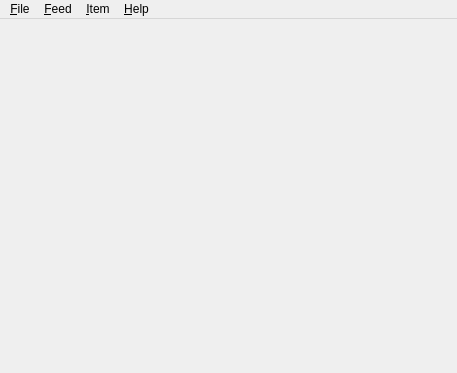
<?xml version="1.0" encoding="UTF-8"?>
<ui version="4.0">
 <class>grov::Main_window</class>
 <widget class="QMainWindow" name="grov::Main_window">
  <property name="geometry">
   <rect>
    <x>0</x>
    <y>0</y>
    <width>457</width>
    <height>373</height>
   </rect>
  </property>
  <property name="windowTitle">
   <string>Google Reader Offline Viewer</string>
  </property>
  <widget class="QWidget" name="parent_widget">
   <property name="sizePolicy">
    <sizepolicy hsizetype="Maximum" vsizetype="Maximum">
     <horstretch>0</horstretch>
     <verstretch>0</verstretch>
    </sizepolicy>
   </property>
   <layout class="QVBoxLayout" name="verticalLayout">
    <property name="margin">
     <number>0</number>
    </property>
    <item>
     <widget class="grov::main_window::Viewer" name="viewer" native="true"/>
    </item>
   </layout>
  </widget>
  <widget class="QMenuBar" name="menubar">
   <property name="geometry">
    <rect>
     <x>0</x>
     <y>0</y>
     <width>457</width>
     <height>23</height>
    </rect>
   </property>
   <widget class="QMenu" name="file_menu">
    <property name="title">
     <string>&amp;File</string>
    </property>
    <addaction name="go_offline"/>
    <addaction name="discard_all_offline_data"/>
    <addaction name="flush_offline_data"/>
    <addaction name="quit"/>
   </widget>
   <widget class="QMenu" name="feed_menu">
    <property name="title">
     <string>&amp;Feed</string>
    </property>
    <addaction name="previous_unread_feed_or_label"/>
    <addaction name="next_unread_feed_or_label"/>
    <addaction name="previous_item"/>
    <addaction name="next_item"/>
   </widget>
   <widget class="QMenu" name="help_menu">
    <property name="title">
     <string>&amp;Help</string>
    </property>
    <addaction name="about"/>
   </widget>
   <widget class="QMenu" name="item_menu">
    <property name="title">
     <string>&amp;Item</string>
    </property>
    <addaction name="go_to_item_page"/>
    <addaction name="star"/>
   </widget>
   <addaction name="file_menu"/>
   <addaction name="feed_menu"/>
   <addaction name="item_menu"/>
   <addaction name="help_menu"/>
  </widget>
  <action name="quit">
   <property name="text">
    <string>&amp;Quit</string>
   </property>
   <property name="shortcut">
    <string>Ctrl+Q</string>
   </property>
   <property name="shortcutContext">
    <enum>Qt::WindowShortcut</enum>
   </property>
  </action>
  <action name="go_offline">
   <property name="text">
    <string>Go &amp;offline</string>
   </property>
   <property name="shortcut">
    <string>Ctrl+O</string>
   </property>
   <property name="visible">
    <bool>true</bool>
   </property>
  </action>
  <action name="flush_offline_data">
   <property name="text">
    <string>&amp;Flush offline data</string>
   </property>
   <property name="shortcut">
    <string>Ctrl+O</string>
   </property>
  </action>
  <action name="next_item">
   <property name="text">
    <string>&amp;Next item</string>
   </property>
   <property name="shortcut">
    <string>J</string>
   </property>
  </action>
  <action name="previous_item">
   <property name="text">
    <string>&amp;Previous item</string>
   </property>
   <property name="shortcut">
    <string>K</string>
   </property>
  </action>
  <action name="discard_all_offline_data">
   <property name="text">
    <string>&amp;Discard all offline data</string>
   </property>
   <property name="shortcut">
    <string>Ctrl+D</string>
   </property>
  </action>
  <action name="about">
   <property name="text">
    <string>&amp;About</string>
   </property>
  </action>
  <action name="go_to_item_page">
   <property name="text">
    <string>&amp;Go to item's page</string>
   </property>
   <property name="shortcut">
    <string>G</string>
   </property>
  </action>
  <action name="star">
   <property name="checkable">
    <bool>true</bool>
   </property>
   <property name="text">
    <string>&amp;Star</string>
   </property>
   <property name="toolTip">
    <string>Star</string>
   </property>
   <property name="shortcut">
    <string>Ctrl+S</string>
   </property>
  </action>
  <action name="previous_unread_feed_or_label">
   <property name="text">
    <string>P&amp;revious unread feed or label</string>
   </property>
   <property name="shortcut">
    <string>Shift+K</string>
   </property>
  </action>
  <action name="next_unread_feed_or_label">
   <property name="text">
    <string>N&amp;ext unread feed or label</string>
   </property>
   <property name="shortcut">
    <string>Shift+J</string>
   </property>
  </action>
 </widget>
 <layoutdefault spacing="6" margin="11"/>
 <customwidgets>
  <customwidget>
   <class>grov::main_window::Viewer</class>
   <extends>QWidget</extends>
   <header location="global">grov/main_window/viewer.hpp</header>
   <container>1</container>
  </customwidget>
 </customwidgets>
 <resources/>
 <connections>
  <connection>
   <sender>quit</sender>
   <signal>activated()</signal>
   <receiver>grov::Main_window</receiver>
   <slot>close()</slot>
   <hints>
    <hint type="sourcelabel">
     <x>-1</x>
     <y>-1</y>
    </hint>
    <hint type="destinationlabel">
     <x>274</x>
     <y>194</y>
    </hint>
   </hints>
  </connection>
 </connections>
</ui>
